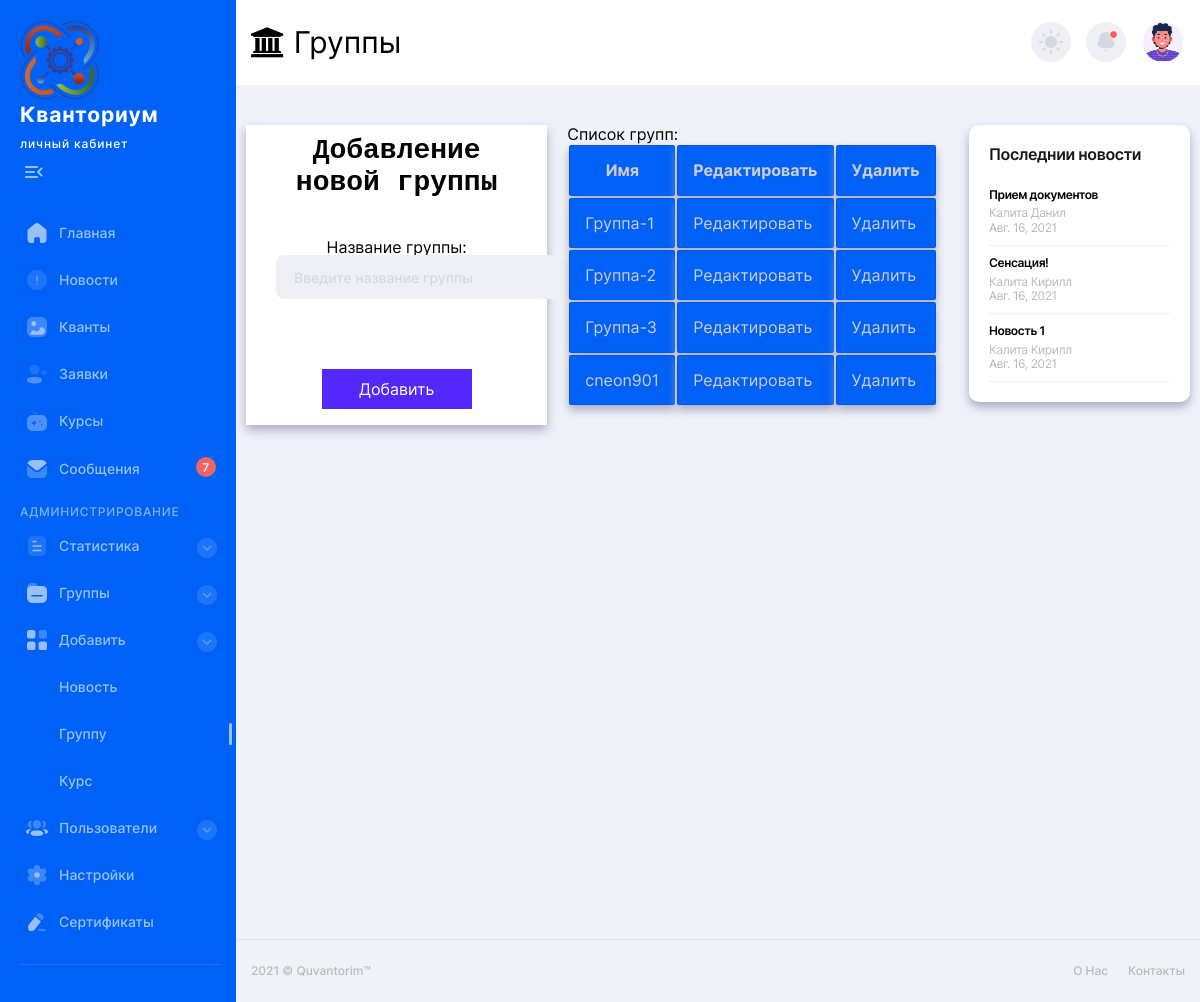
The page /group/ (signed in) on the database its author committed.
### manager/models.py (models this page shows, shortened)
class Group(models.Model):
    g_user = models.ManyToManyField(User)
    g_name = models.CharField(max_length=30, blank=True)
    prepod = models.ForeignKey(personal, on_delete=models.CASCADE,null=True)  # Привязываем к модели юзер
    course = models.ForeignKey(Course, on_delete=models.CASCADE, null=True)  # Привязываем к модели юзер

class novelty(models.Model):
    name = models.CharField(max_length=30, blank=True)
    heading = models.CharField(max_length=30, blank=True)
    body = models.TextField()
    data = models.DateField(null=True, blank=True)
    time =  models.TimeField(null=True, blank=True)

### manager/views.py (the view, shortened to what this page needs)
# urls.py: path('group/', views.group, name='group'),                  #
def group(request):
    data={}
    data.update(init_news(request))
    """  # получение курсов для конкретоного пользователя
    /*  Шаблон
     {% for courses in course %}
                      <a href="#"> {{ courses.g_name }} </a>   <br>

                    {% endfor %}
      */

    try:
        user = User.objects.get(id=12).course_set.all()
        data['course'] = user
    except User.DoesNotExist:
        data['error'] = "None"

    prep= Course.objects.get(g_name="3D моделирование")
    data['error'] = prep.prepod.user.username
 """
    objectlist = Course.objects.all()
    data['list'] = objectlist
    group = Group.objects.all() # Выбираем все группы для списка
    data['Group'] = group #Передаем их в шаблон
    form = add_group() #Создаем форму
    if request.GET.get('delete'): #Если нажали удалить (существует такой параметр в GET)
        delet = Group.objects.get(id=request.GET['id']) #Ищем по ид
        delet.delete() #Удаляем запись
        return redirect('group') #Обновляем страницу (Выходим из функции)
    if request.GET.get('redactory'): #Если нажали на редактировать (имя из списка нажали)
        data['knopka_red'] = True #Устанавливаем скрытому полю значение
        poisk= Group.objects.get(id=request.GET.get('id'))#Ищем запись с указанным ид
        dataform = {'Name': poisk.g_name} #Передаем в форму
        form = add_group(dataform) #Создаем форму и заполняем найденым значением
    prep = personal.objects.all()
    data['pred'] = prep
    data['form'] = form #Создаем пустую форму (первый вход)
    return render(request, 'manager/group.html', data)

### manager/forms.py
class add_group(forms.Form):
    Name = forms.CharField(label='Название группы', widget=forms.TextInput(attrs={'class': 'form-input', 'placeholder': 'Введите название группы'}))

### manager/functional.py (called while the page is built)
def init_news(request):
    datas={}
    datas['new'] = novelty.objects.all().order_by('-data').order_by('-time')[:settings.NEWS_COLUMN]
    datas['admins'] = request.user.has_perm('manager.can_admins')
    datas['exit'] = request.user.is_authenticated
    return datas

### templates/manager/group.html (shortened to what this page needs)
{% extends "manager/main.html" %}
{% block bar %}
  {% if user.is_authenticated %}   sidebar {% else %}  sidebarno {% endif %}
{% endblock %}
{% block groups %}
 active
{% endblock %}
{% block groups_visible %}
 visible
{% endblock %}
{% block namepage %}
      <i class="fa fa-university" aria-hidden="true"></i> Группы
{% endblock %}
{% block content %}
    <main class="main users chart-page" id="skip-target">
      <div class="container">
        <div class="row">
            <div class="col-lg-4">
                <div class="add_group">
                    <div class="headers"> Добавление новой группы </div>
                    <form method="POST">
                       {{ form.as_p }}
                        {% if knopka_red %}
                                 <button class="knopka" > Редактировать </button>
                               <a href="?">  <i class="fa fa-plus-square-o" aria-hidden="true"></i>  </a>
                         {% else %}
                            <br>
                            <br>
                            <br>
                                  <button class="knopka" > Добавить </button>
                        {% endif %}
                    </form>
                    <br>
                   <div class="error">  {{ error }}</div>
                </div>
            </div>
          <div class="col-lg-5">
              <div class="text">
                    <div class="group_list">
        Список групп:
       <table>
                    <tr>
                        <th class="name">Имя</th>
                        <th class="name"> Редактировать </th>
                        <th class="name"> Удалить </th>
                     </tr>
            {% for Groups in Group %}
                <tr>
                  <td class="names2">  <a href="{% url 'profile_group' Groups.id %}  "> {{ Groups.g_name }} </a>   </td>
                  <td class="names2">  <a href="?redactory=1&id={{ Groups.id }}"> Редактировать </a>   </td>
                  <td class="names3">  <a href="?delete=1&id={{ Groups.id }}"> Удалить </a>    </td>
                </tr>
                    {% endfor %}
       </table>
    </div>
              </div>
          </div>
          <div class="col-lg-3">
            {% include 'manager/show_news.html' %}
          </div>
        </div>
      </div>
    </main>
{% endblock %}

### templates/manager/show_news.html (shortened to what this page needs)
     <article class="white-block">
              <div class="top-cat-title">
                <h3>Последнии новости </h3>
              </div>
              <ul class="top-cat-list">
                  {% for news in new %}
                <li>
                  <a href="{% url 'new_post' news.id %}">
                    <div class="top-cat-list__title">
                     {{ news.heading }}
                    </div>
                    <div class="top-cat-list__subtitle">
                       {{ news.name }} <br>
                      {{ news.data }}
                    </div>
                  </a>
                  {% endfor %}
              </ul>
            </article>

### rows shown on the page
Group: g_name "Группа-1"
Group: g_name "Группа-2"
Group: g_name "Группа-3"
Group: g_name "cneon901"
novelty: heading "Прием документов", name "Калита Данил", data "Авг. 16, 2021"
novelty: heading "Сенсация!", name "Калита Кирилл", data "Авг. 16, 2021"
novelty: heading "Новость 1", name "Калита Кирилл", data "Авг. 16, 2021"
